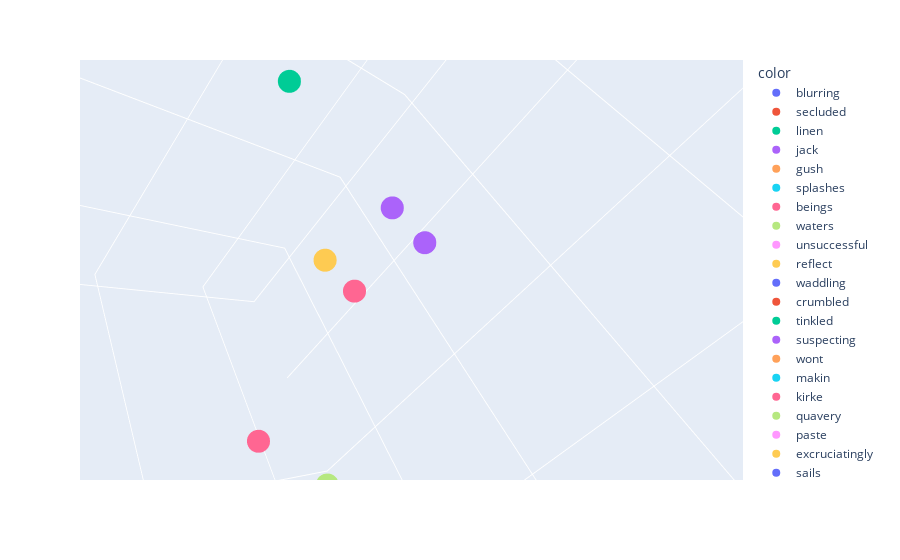

Notebook source saved alongside this figure:
### Code cell
##printing first 200 words
import plotly.express as px
fig = px.scatter_3d(X[10000:10500], x=0, y=1, z=2, color = y[10000:10500])
fig.show()
